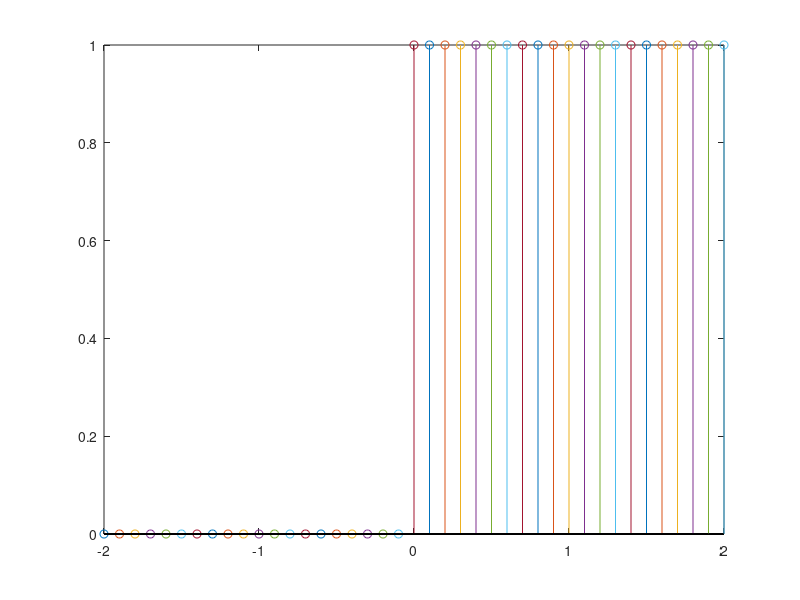

Recreate this plot in MATLAB.
clc;
clear all;
close all;
for i=-2:0.1:2;
    if i>=0
        x=1
    else
        x=0
    end
    stem(i,x)
hold on
end